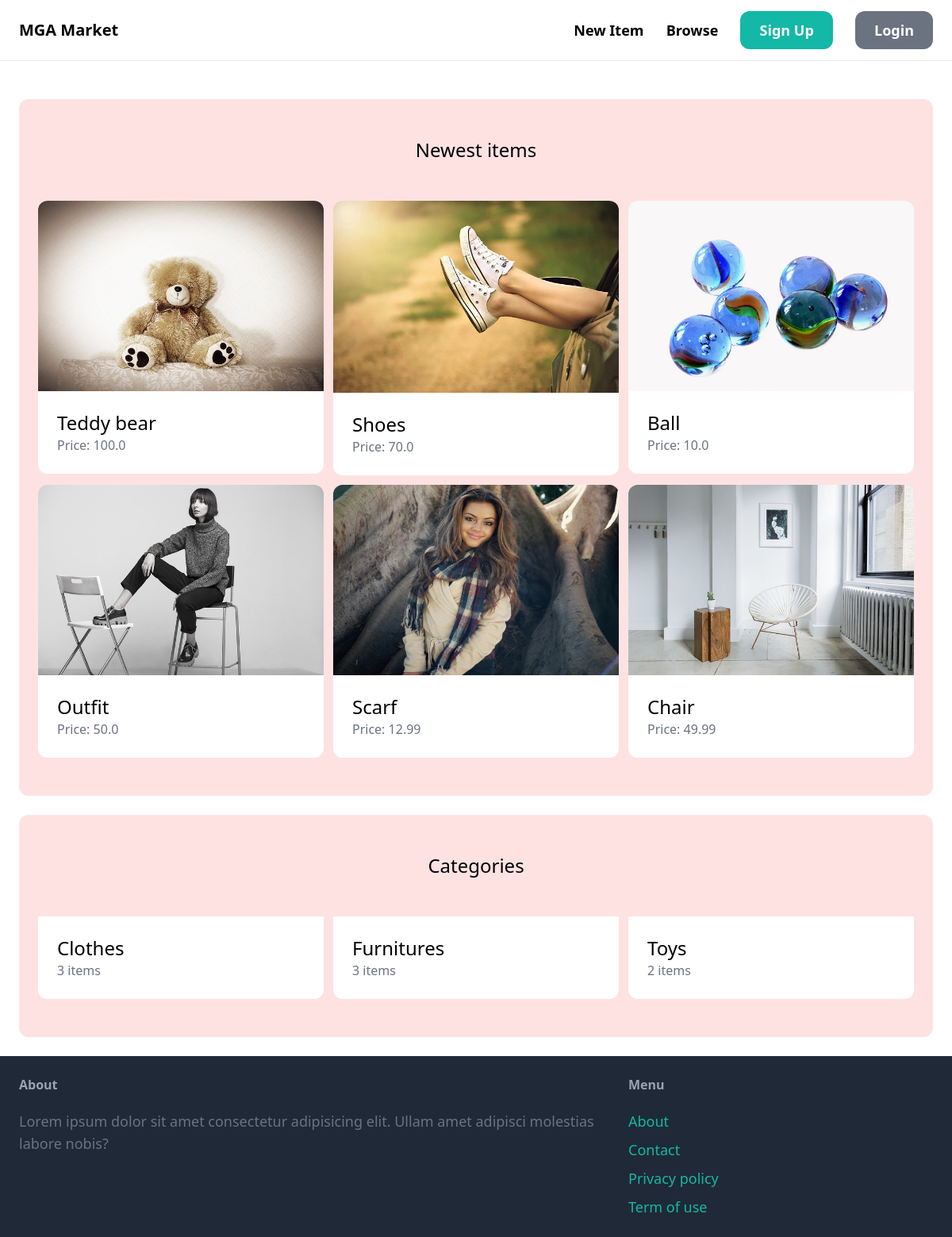
The page / on the database its author committed.
### item/models.py (models this page shows, shortened)
class Item(models.Model):
    category = models.ForeignKey(Category, related_name='items', on_delete=models.CASCADE)
    name = models.CharField(max_length=255)
    description = models.TextField(blank=True, null=True)
    price = models.FloatField()
    image = models.ImageField(upload_to='items_images', blank=False, null=True)
    is_sold = models.BooleanField(default=False)
    created_by = models.ForeignKey(User, related_name='items', on_delete=models.CASCADE)
    created_at = models.DateTimeField(auto_now_add=True)

class Category(models.Model):
    name = models.CharField(max_length=255)
    class Meta:
        ordering = ('name',)
        verbose_name_plural = 'Categories'

### core/views.py (the view)
# urls.py: path('', views.index, name='index'),
def index(request):
    items = Item.objects.filter(is_sold=False)[0:6]
    categories = Category.objects.all()
    return render(request, "core/index.html", {
        'categories': categories,
        'items': items,
    })

### core/templates/core/index.html (shortened to what this page needs)
{% extends 'core/base.html' %}
{% block content %}
<div class="mt-6 px-6 py-12 bg-red-100 rounded-xl">
    <h2 class="mb-12 text-2xl text-center">Newest items</h2>
    <div class="grid grid-cols-3 gap-3">
        {% for item in items %}
        <div>
            <a href="{% url 'item:detail' item.id %}">
                <div>
                    <img src="{{ item.image.url }}" class="rounded-t-xl object-cover" />
                </div>
                <div class="p-6 bg-white rounded-b-xl">
                    <h2 class="text-2xl">{{ item.name }}</h2>
                    <p class="text-gray-500">Price: {{ item.price }}</p>
                </div>
            </a>
        </div>
        {% endfor %}
    </div>
</div>
<div class="mt-6 px-6 py-12 bg-red-100 rounded-xl">
    <h2 class="mb-12 text-2xl text-center">Categories</h2>
    <div class="grid grid-cols-3 gap-3">
        {% for category in categories %}
        <div>
            <div class="p-6 bg-white rounded-b-xl">
                <h2 class="text-2xl">{{ category.name }}</h2>
                <p class="text-gray-500">{{ category.items.count }} items</p>
            </div>
        </div>
        {% endfor %}
    </div>
</div>
{% endblock %}

### core/templates/core/base.html (shortened to what this page needs)
<!DOCTYPE html>
<html lang="en">
<head>
    <script src="http://cdn.tailwindcss.com"></script>
</head>
<body>
    <nav class="py-6 px-6 flex justify-between items-center border-b border-gray-200">
        <a href="/" class="text-xl font-semibold">MGA Market</a>
        <div class="space-x-6">
            <a href="{% url 'item:new' %}" class="text-lg font-semibold hover:text-gray-500">New Item</a>
            <a href="{% url 'item:browse' %}" class="text-lg font-semibold hover:text-gray-500">Browse</a>
            {% if request.user.is_authenticated %}
            <a href="{% url 'conversation:inbox' %}" class="px-6 py-3 text-lg font-semibold bg-teal-500 text-white rounded-xl hover:bg-teal-700">Inbox</a>
            <a href="{% url 'dashboard:index' %}" class="px-6 py-3 text-lg font-semibold bg-gray-500 text-white rounded-xl hover:bg-gray-700">Dashboard</a>
            <a href="{% url 'core:logout' %}" class="px-6 py-3 text-lg font-semibold bg-red-500 text-white rounded-xl hover:bg-gray-700">Logout</a>
            {% else %}
            <a href="{% url 'core:signup' %}" class="px-6 py-3 text-lg font-semibold bg-teal-500 text-white rounded-xl hover:bg-teal-700">Sign Up</a>
            <a href="{% url 'core:login' %}" class="px-6 py-3 text-lg font-semibold bg-gray-500 text-white rounded-xl hover:bg-gray-700">Login</a>
            {% endif %}
        </div>
    </nav>
    <div class="px-6 py-6">
        {% block content %}
        {% endblock %}
    </div>
    <footer class="py-6 px-6 flex justify-between bg-gray-800">
        <div class="w-2/3 pr-10">
            <h3 class="mb-5 font-semibold text-gray-400">About</h3>
            <p class="text-lg text-gray-500">Lorem ipsum dolor sit amet consectetur adipisicing elit. Ullam amet adipisci molestias labore nobis?</p>
        </div>
        <div class="w-1/3">
            <h3 class="mb-5 font-semibold text-gray-400">Menu</h3>
            <ul class="space-y-2">
                <li><a href="#" class="text-lg text-teal-500 hover:text-teal-700">About</a></li>
                <li><a href="{% url 'core:contact'  %}" class="text-lg text-teal-500 hover:text-teal-700">Contact</a></li>
                <li><a href="#" class="text-lg text-teal-500 hover:text-teal-700">Privacy policy</a></li>
                <li><a href="#" class="text-lg text-teal-500 hover:text-teal-700">Term of use</a></li>
            </ul>
        </div>
    </footer>
</body>
</html>

### rows shown on the page
Item: image (picture), name "Teddy bear", price "100.0"
Item: image (picture), name "Shoes", price "70.0"
Item: image (picture), name "Ball", price "10.0"
Item: image (picture), name "Outfit", price "50.0"
Item: image (picture), name "Scarf", price "12.99"
Item: image (picture), name "Chair", price "49.99"
Category: name "Clothes", items.count "3"
Category: name "Furnitures", items.count "3"
Category: name "Toys", items.count "2"
